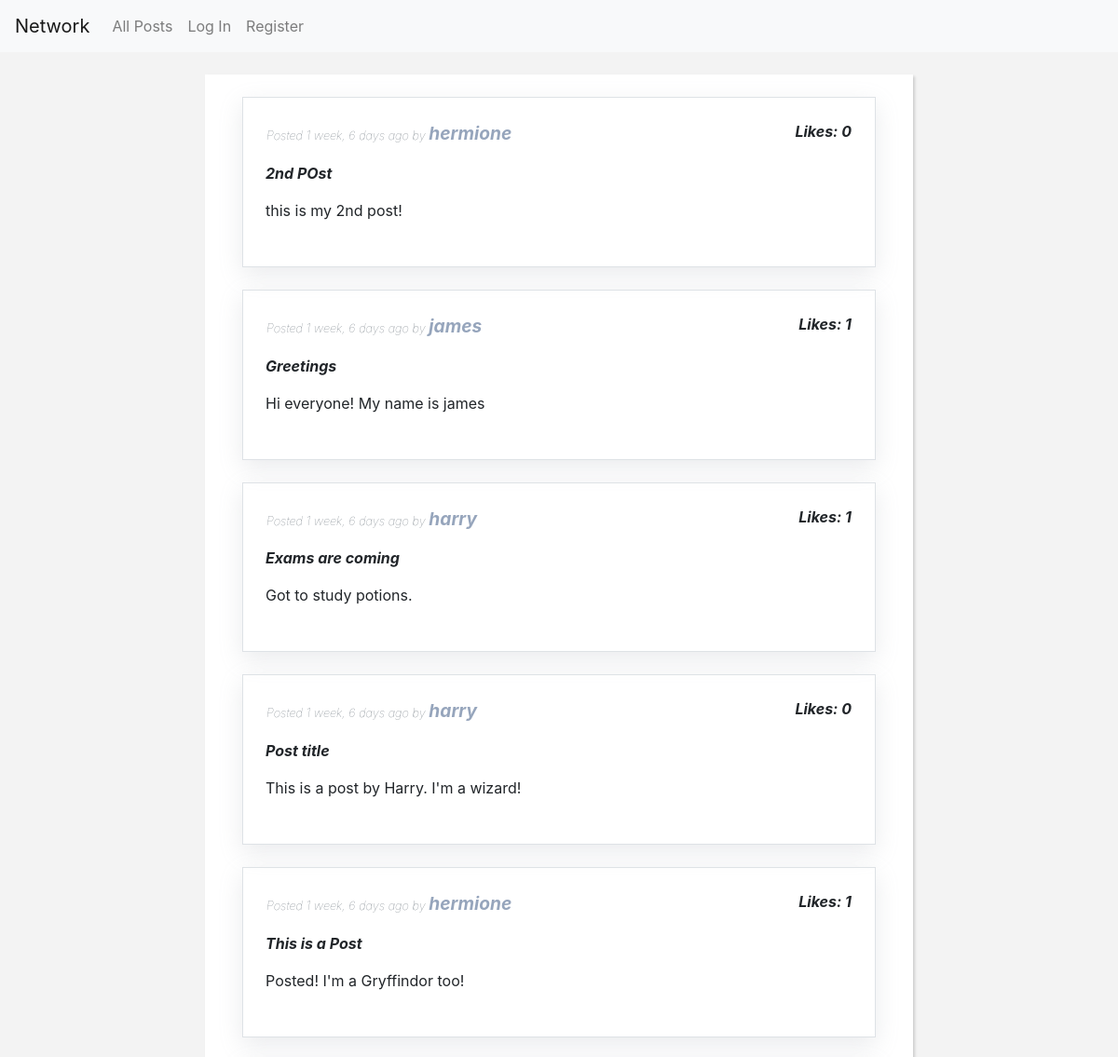
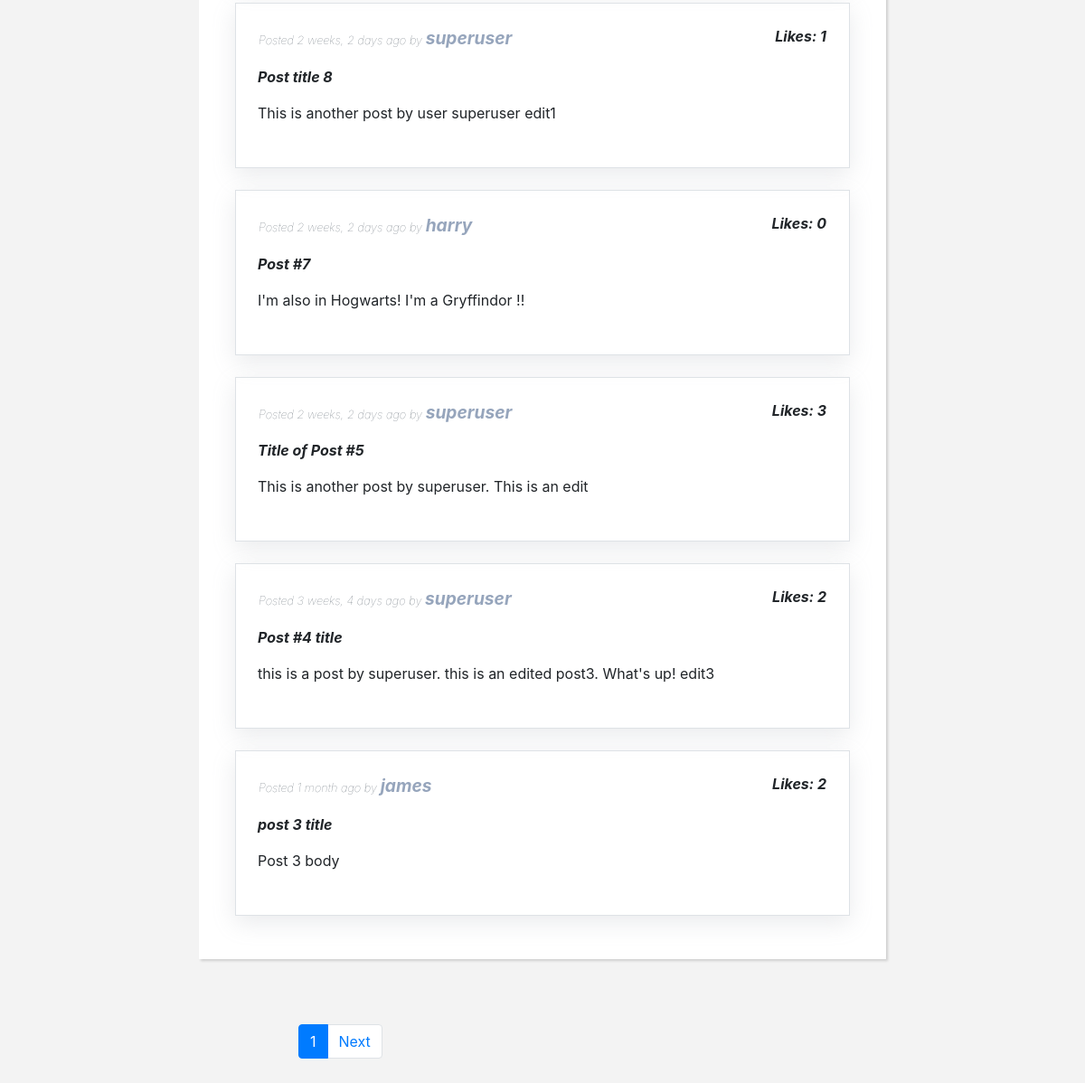
The app's page /, older data (2 pictures, top to bottom).
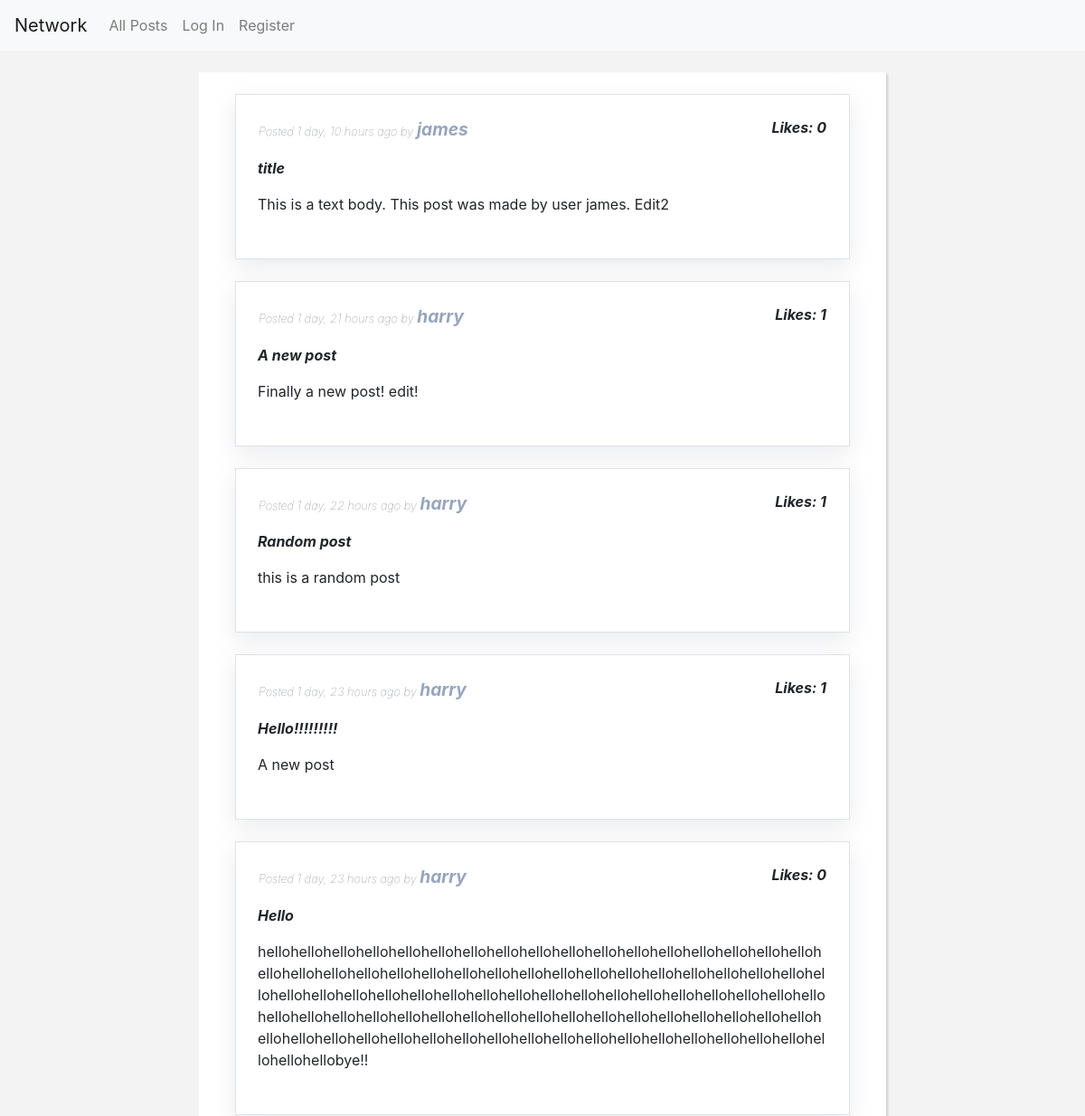
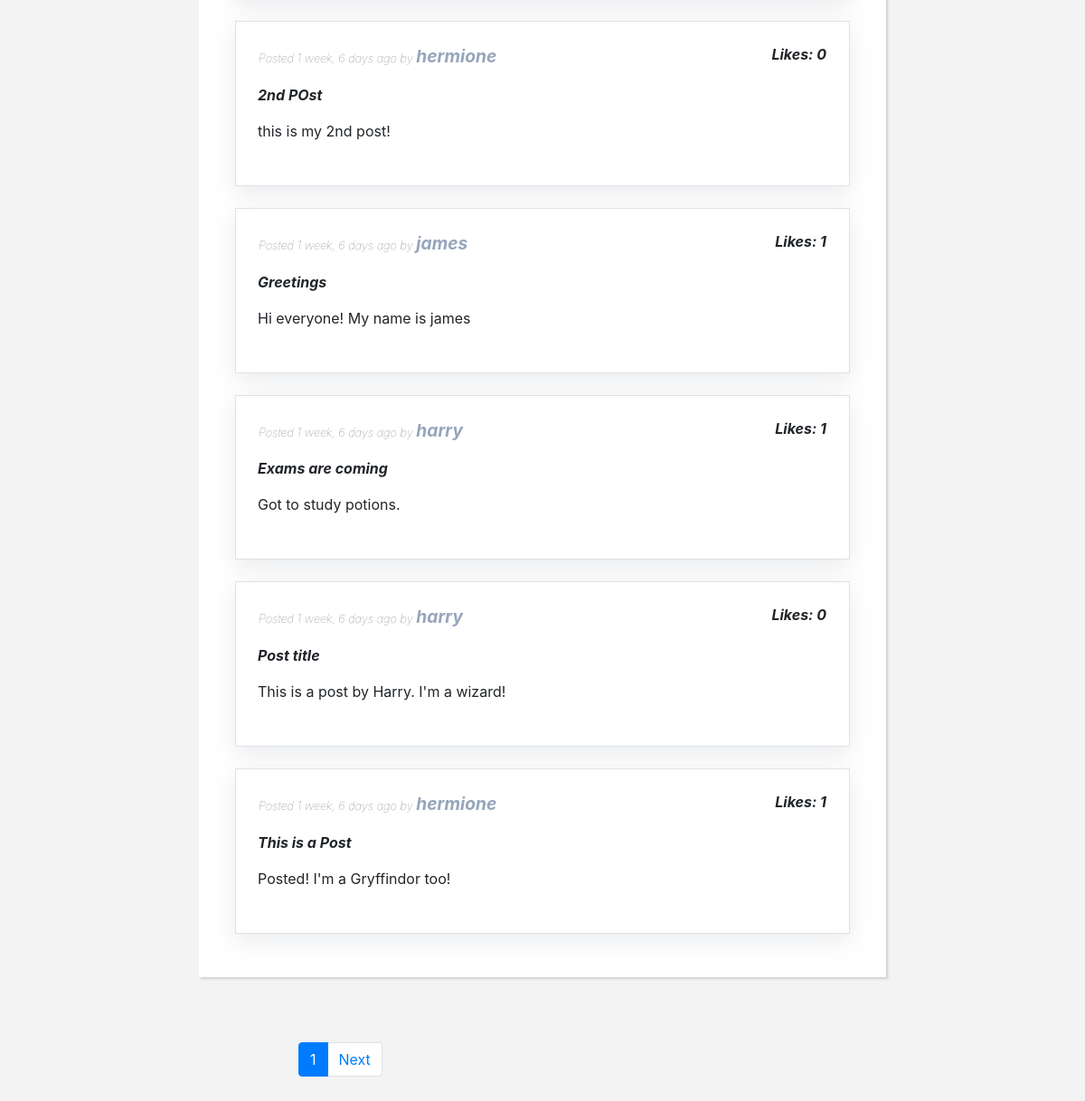
The same page, newer data (2 pictures, top to bottom).
### network/models.py (models this page shows)
class Post(models.Model):
    author = models.ForeignKey(User, on_delete=models.SET_NULL, related_name="posts", null=True)
    title = models.CharField(max_length=100, blank=True, null=True )
    body = models.TextField(max_length=450, blank=False)
    timestamp = models.DateTimeField(auto_now_add=True)
    liked_by = models.ManyToManyField(User, related_name="postsliked")
    def __str__(self):
        return f"{self.id}: {self.author} wrote: {self.body} on {self.timestamp}"

class User(AbstractUser):
    followers = models.ManyToManyField("self", symmetrical=False, blank=True)

### network/views.py (the view)
# urls.py: path("", views.index, name="index"),
def index(request):
    allposts = Post.objects.order_by("-timestamp").all()
    if len(allposts) == 0:
        return render(request, "network/index.html", {
        "form": PostForm(),
        })
    page = Paginator(allposts,10) #paginates the queryset so that html will only load 10 instead of all
    page_number= request.GET.get('page', 1) #the 1 isn't necessary, it defaults to page=1 if a page is not provided
    allposts = page.get_page(page_number)
    return render(request, "network/index.html", {
        "form": PostForm(),
        "allposts":allposts,
    })

### network/templates/network/index.html (shortened to what this page needs)
{% extends "network/layout.html" %}
{% load static %}
{% load humanize %}
{% block body %}
{% include "network/post_block.html" %}
{% endblock %}

### network/templates/network/post_block.html (shortened to what this page needs)
{% load humanize %}
<div class="container-lg">
    <div class=" row justify-content-center">
        <div class=" justify-content-center col-12 col-lg-8 m-4 p-4 bg-white box-shadow">
  {% if not allposts %}
    There are no posts.
  {% else %}
    {% for post in allposts %}
          <div class = 'border box-shadow-posts p-3 mb-4 mx-0 mx-md-3' data-postinfo="{{ post }}" id="post{{post.id}}">
            <div class=" row px-3">
              <div class=" mr-auto col-sm-8  p-2 order-md-2 small text-left text-muted font-italic font-weight-lighter align-self-center">
                  Posted {{ post.timestamp|naturaltime }} by <a href="{% url 'profileurl' username_profile=post.author %}" class="user-link">{{ post.author }}</a>
              </div>
              <div  class=" col-3 col-sm-4 col-md-2 p-2 order-md-2 text-right font-italic">
                <strong id="post{{post.id}}-likes">Likes: {{ post.liked_by.count }}</strong>
              </div>
            </div>
            <div class="mb-2 col px-2 pb-2 pt-md-2 order-md-1 text-break">
              <strong><em><p>{{ post.title }}</p></strong></em>
              <p id="postBody_{{post.id}}">{{ post.body }}</p>
            </div>
          </div>
    {% endfor %}
  {% endif %}
      </div>
    </div>
  </div>
  <div class = "container" id="pagenav">
      <div class="row my-5">
          <div class="col-md-4 offset-md-3">
              <nav aria-label="...">
                  <ul class="pagination">
                    <li class="page-item active" aria-current="page">
                      <a class="page-link" href="#">{{ allposts.number }}</a>
                    </li>
                    {% if allposts.has_next %}
                    <li class="page-item">
                      <a class="page-link" href="?page={{ allposts.next_page_number }}">Next</a>
                    </li>
                    {% endif %}
                  </ul>
                </nav>
          </div>
      </div>
  </div>

Row changes from the older to the newer data that the page shows:
no longer on this page (row unchanged): Post: timestamp "2 weeks, 2 days ago", author "superuser", liked_by.count "1", title "Post title 8", body "This is another post by user superuser edit1"
no longer on this page (row unchanged): Post: timestamp "2 weeks, 2 days ago", author "harry", liked_by.count "0", title "Post #7", body "I'm also in Hogwarts! I'm a Gryffindor !!"
no longer on this page (row unchanged): Post: timestamp "2 weeks, 2 days ago", author "superuser", liked_by.count "3", title "Title of Post #5", body "This is another post by superuser. This is an edit"
no longer on this page (row unchanged): Post: timestamp "3 weeks, 4 days ago", author "superuser", liked_by.count "2", title "Post #4 title", body "this is a post by superuser. this is an edited post3. What's up! edit3"
no longer on this page (row unchanged): Post: timestamp "1 month ago", author "james", liked_by.count "2", title "post 3 title", body "Post 3 body"
added Post: timestamp "1 day, 10 hours ago", author "james", liked_by.count "0", title "title", body "This is a text body. This post was made by user james. Edit2"
added Post: timestamp "1 day, 21 hours ago", author "harry", liked_by.count "1", title "A new post", body "Finally a new post! edit!"
added Post: timestamp "1 day, 22 hours ago", author "harry", liked_by.count "1", title "Random post", body "this is a random post"
added Post: timestamp "1 day, 23 hours ago", author "harry", liked_by.count "1", title "Hello!!!!!!!!!", body "A new post"
added Post: timestamp "1 day, 23 hours ago", author "harry", liked_by.count "0", title "Hello", body "hellohellohellohellohellohellohellohellohellohellohellohellohellohellohellohellohellohellohellohellohellohellohellohellohellohellohellohellohellohellohellohellohellohellohellohellohellohellohellohellohellohellohellohellohellohellohellohellohellohellohellohellohellohellohellohellohellohellohellohellohellohellohellohellohellohellohellohellohellohellohellohellohellohellohellohellohellohellohellohellohellohellohellohellohellohellohellohellohellobye!!"
